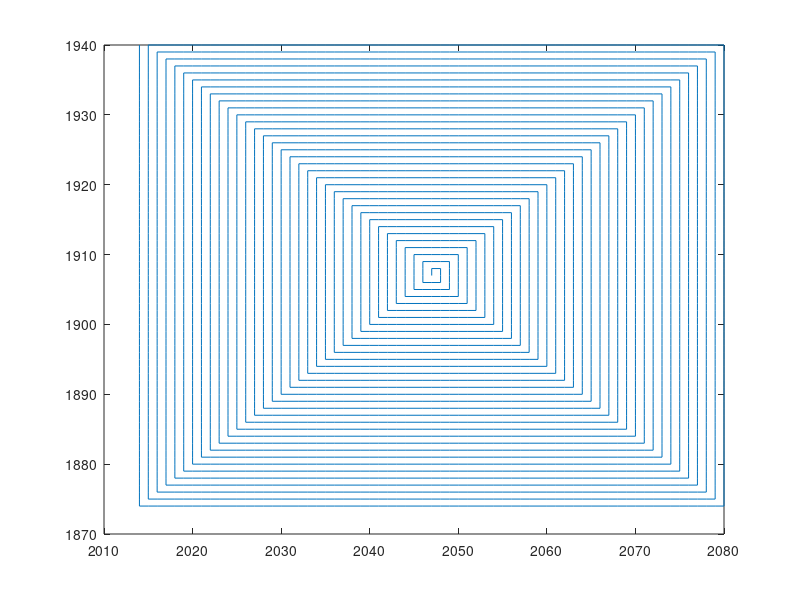

This figure's MATLAB source:
spotSizes=[1 8;
4 12;
11 15;
70 25;
150 35;
350 55;
1000 80;
2700 120;
6600 270;
11500 500;
];

%%%%%%%%PARAMTERS%%%%%%%%%%%%%%%%%%%%%%%%%%%
dwell=4800; % Dwell time (us).
mag=5000; % Magnification.
bC=1; %Beam current.
overlap=0.25;

spotSize=spotSizes(find(spotSizes==bC),2)*1e-3;
lineSep=spotSize*(2-overlap)/2;  % Seperation of consecutive spiral circles (um).

w=1;  % Width of the square (um).
h=1;  % Width of the square (um).
  
rep=10; % Repetitions.
innerToOuter=0; % Direction of etch.
%%%%%%%%%%%%%%%%%%%%%%%%%%%%%%%%%%%%%%%%%%%%%55

HFW=304000/mag; % Width of the horizontal scan (um).
res=HFW/4096; % size of each pixel (um).

W=round(w/res);  % Width in pixels.
H=round(h/res);  % Heigth in pixels.
L=round(lineSep/res);  % Line seperation in pixels.

if (L==0)
    L=1;
    display('Seperation too small using highest resolution')
end

yc=0;

xl=W+L;
yl=H+L;

offsetX=2048-round(W/2);
offsetY=1908-round(H/2);

x=offsetX*ones(1,H);
y=offsetY+(H-1:-1:0);

while(xl>L && yl>L)  
    %Go to right xl
    xl=xl-L;
    x=[x,(x(end)+1:x(end)+xl-1)];
    y=[y,y(end)*ones(1,xl-1)];
    %Go down yl
    yl=yl-L;
    x=[x,x(end)*ones(1,yl-1)];
    y=[y,(y(end)+1:y(end)+yl-1)];
    %Go left xl - L
    xl=xl-L;
    x=[x,(x(end)-1:-1:x(end)-xl+1)];
    y=[y,y(end)*ones(1,xl-1)];
    %Go up yl-L
    yl=yl-L;
    x=[x,x(end)*ones(1,yl-1)];
    y=[y,(y(end)-1:-1:y(end)-yl+1)];
	%Set xl=xl-2L yl=yl-2L
end



M=[x;y];
if (innerToOuter)
    M=fliplr(M);
end

figure(1)

for i=1:100:length(x)
     plot(M(1,1:i)*res,M(2,1:i)*res);
     pause(.1)
end

plot(M(1,:),M(2,:));


%Write to file.
%folder='ANONYMIZED\MyMatlab\myPhotonicsPackage\FIB\';
%fid=fopen([folder,'sqSp_mag',num2str(mag),'_w',num2str(w),'_h',num2str(h),'.str'],'w+');
%fprintf(fid,'s\r\n%i\r\n%i\r\n',rep,length(x));
%fprintf(fid,[num2str(dwell),' %i %i\r\n'],M);
%fclose(fid);
